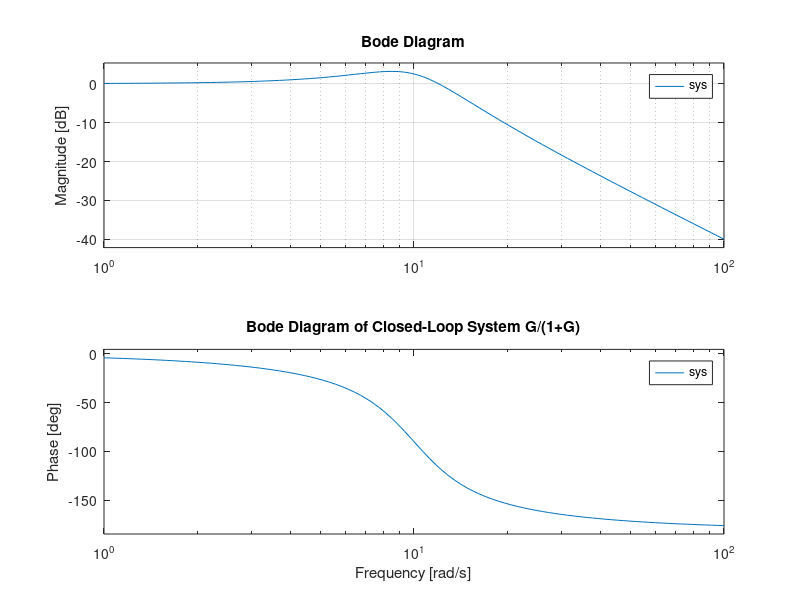

Reproduce this figure in MATLAB.
num = [100];
den = [1, 7.5, 0];
sys1 = tf(num, den);
sys = feedback(sys1, [1]);
w = logspace(0, 2, 100);
bode(sys, w)
grid
title('Bode Diagram of Closed-Loop System G/(1+G)')
